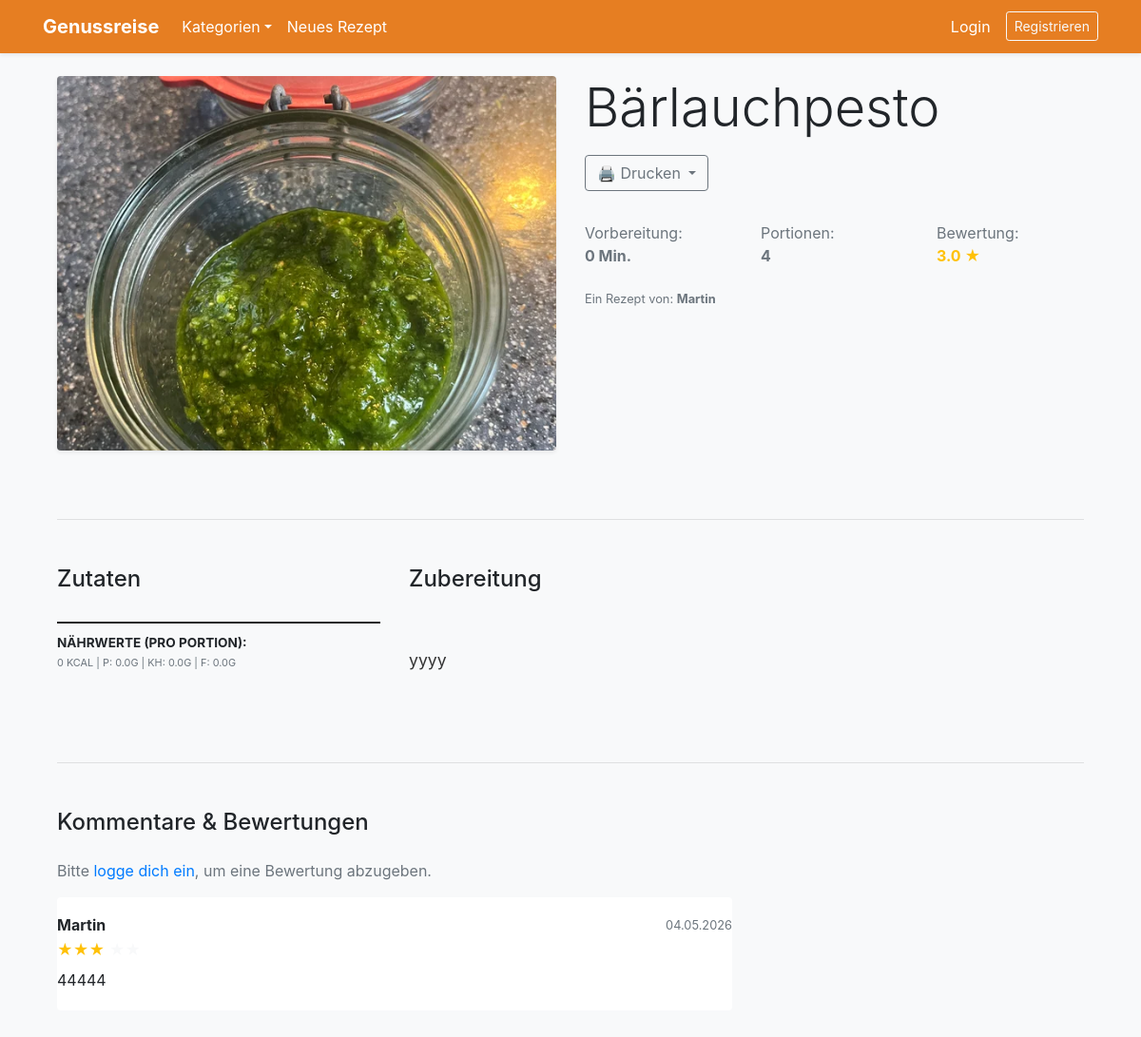
/recipe/1, run on the app's committed database.
### app.py (models this page shows, shortened)
class Recipe(db.Model):
    id = db.Column(db.Integer, primary_key=True)
    name = db.Column(db.String(100), nullable=False)
    instructions = db.Column(db.Text, nullable=False)
    image_file = db.Column(db.String(100), nullable=False, default='default.jpg')
    prep_time = db.Column(db.Integer, default=0)
    cook_time = db.Column(db.Integer, default=0)
    rest_time = db.Column(db.Integer, default=0)
    servings = db.Column(db.Integer, default=1)
    calories = db.Column(db.Integer, default=0)
    protein = db.Column(db.Float, default=0.0)
    carbs = db.Column(db.Float, default=0.0)
    fat = db.Column(db.Float, default=0.0)
    rating_sum = db.Column(db.Integer, default=0)
    rating_count = db.Column(db.Integer, default=0)
    user_id = db.Column(db.Integer, db.ForeignKey('user.id'), nullable=False)
    category_id = db.Column(db.Integer, db.ForeignKey('category.id'), nullable=True)
    ingredients = db.relationship('Ingredient', backref='recipe', lazy=True, cascade="all, delete-orphan")
    comments = db.relationship('Comment', backref='recipe', lazy=True, cascade="all, delete-orphan")

class User(db.Model, UserMixin):
    id = db.Column(db.Integer, primary_key=True)
    username = db.Column(db.String(20), unique=True, nullable=False)
    email = db.Column(db.String(120), unique=True, nullable=False)
    password = db.Column(db.String(60), nullable=False)
    is_admin = db.Column(db.Boolean, default=False)
    recipes = db.relationship('Recipe', backref='author', lazy=True, cascade="all, delete-orphan")
    comments = db.relationship('Comment', backref='author', lazy=True, cascade="all, delete-orphan")
    favorites = db.relationship('Favorite', backref='user', lazy=True, cascade="all, delete-orphan")

class Comment(db.Model):
    id = db.Column(db.Integer, primary_key=True)
    content = db.Column(db.Text, nullable=False)
    rating = db.Column(db.Integer, nullable=True)
    date_posted = db.Column(db.DateTime, nullable=False, default=datetime.utcnow)
    user_id = db.Column(db.Integer, db.ForeignKey('user.id'), nullable=False)
    recipe_id = db.Column(db.Integer, db.ForeignKey('recipe.id'), nullable=False)

### app.py (the view, shortened to what this page needs)
@app.route("/recipe/<int:recipe_id>", methods=['GET', 'POST'])
def recipe_detail(recipe_id):
    r = Recipe.query.get_or_404(recipe_id)
    is_fav = Favorite.query.filter_by(user_id=current_user.id, recipe_id=r.id).first() is not None if current_user.is_authenticated else False
    avg = round(r.rating_sum / r.rating_count, 1) if r.rating_count > 0 else 0
    return render_template('recipe_detail.html', recipe=r, avg_rating=avg, is_fav=is_fav)

### app.py (called while the page is built)
@app.context_processor
def inject_categories():
    return dict(all_categories=Category.query.order_by(Category.name).all())

### templates/recipe_detail.html (shortened to what this page needs)
{% extends "base.html" %}
{% block content %}
<div class="container mt-2">
    <div class="row">
        <div class="col-md-6 mb-4">
            <img src="{{ url_for('static', filename='uploads/' + recipe.image_file) }}"
                 class="img-fluid rounded shadow-sm recipe-main-image" id="mainImage">
        </div>
        <div class="col-md-6">
            <h1 class="display-4">{{ recipe.name }}</h1>
            <div class="d-flex flex-wrap d-print-none my-3">
                <div class="dropdown mr-2 mb-2">
                    <button class="btn btn-outline-secondary dropdown-toggle" type="button" data-toggle="dropdown">
                        🖨️ Drucken
                    </button>
                </div>
            </div>
            <div class="row text-muted mt-4">
                <div class="col">Vorbereitung:<br><b>{{ recipe.prep_time }} Min.</b></div>
                <div class="col">Portionen:<br><b>{{ recipe.servings }}</b></div>
                {% if avg_rating %}
                <div class="col">Bewertung:<br><b class="text-warning">{{ avg_rating }} ★</b></div>
                {% endif %}
            </div>
            <p class="mt-4 small text-muted">Ein Rezept von: <b>{{ recipe.author.username }}</b></p>
        </div>
    </div>
    <hr class="my-5">
    <div class="row">
        <div class="col-md-4 mb-5">
            <h4 class="mb-4">Zutaten</h4>
            <div class="nutrition-summary text-uppercase">
                NÄHRWERTE (pro Portion):<br>
                <span class="text-muted small">
                    {{ recipe.calories }} kcal | P: {{ recipe.protein }}g | KH: {{ recipe.carbs }}g | F: {{ recipe.fat }}g
                </span>
            </div>
        </div>
        <div class="col-md-8">
            <h4 class="mb-4">Zubereitung</h4>
            <div style="white-space: pre-line; line-height: 1.8; color: #333; font-size: 1.1rem;">
                {{ recipe.instructions }}
            </div>
        </div>
    </div>
    <hr class="my-5">
    <div class="row mb-5">
        <div class="col-md-8">
            <h4 class="mb-4">Kommentare & Bewertungen</h4>
            {% if current_user.is_authenticated %}
            <div class="comment-form-area mb-5 p-4 bg-light rounded">
                <h5>Rezept bewerten</h5>
                <form action="{{ url_for('recipe_detail', recipe_id=recipe.id) }}" method="POST">
                    <div class="star-rating mb-3">
                        <input type="radio" id="star5" name="rating" value="5"><label for="star5">★</label>
                        <input type="radio" id="star4" name="rating" value="4"><label for="star4">★</label>
                        <input type="radio" id="star3" name="rating" value="3"><label for="star3">★</label>
                        <input type="radio" id="star2" name="rating" value="2"><label for="star2">★</label>
                        <input type="radio" id="star1" name="rating" value="1"><label for="star1">★</label>
                    </div>
                    <textarea name="content" class="form-control mb-3" rows="3" placeholder="Wie hat es dir geschmeckt?" required></textarea>
                    <button type="submit" class="btn btn-warning shadow-sm">Bewertung abschicken</button>
                </form>
            </div>
            {% else %}
            <p class="text-muted">Bitte <a href="{{ url_for('login') }}">logge dich ein</a>, um eine Bewertung abzugeben.</p>
            {% endif %}
            <div class="comments-list">
                {% for comment in recipe.comments | sort(attribute='date_posted', reverse=True) %}
                <div class="card mb-3 border-0 border-bottom">
                    <div class="card-body px-0">
                        <div class="d-flex justify-content-between">
                            <h6 class="mb-1 font-weight-bold">{{ comment.author.username }}</h6>
                            <small class="text-muted">{{ comment.date_posted.strftime('%d.%m.%Y') }}</small>
                        </div>
                        <div class="text-warning mb-2">
                            {% if comment.rating %}
                                {% for i in range(comment.rating) %}★{% endfor %}
                                {% for i in range(5 - comment.rating) %}<span class="text-light">★</span>{% endfor %}
                            {% endif %}
                        </div>
                        <p class="card-text">{{ comment.content }}</p>
                    </div>
                </div>
                {% endfor %}
            </div>
        </div>
    </div>
</div>
{% endblock %}

### templates/recipe_detail.html (style rules this page uses)
.nutrition-summary { border-top: 2px solid #222; margin-top: 30px; padding-top: 10px; font-size: 0.85rem; font-weight: bold; }

### data on the page
Recipe: image_file (picture), name "Bärlauchpesto", prep_time "0", servings "4", calories "0", protein "0.0", carbs "0.0", fat "0.0", instructions "yyyy"
User: author.username "Martin"
Comment: author.username "Martin", date_posted "04.05.2026", content "44444"

### other printed values
{{ avg_rating }} "3.0"
